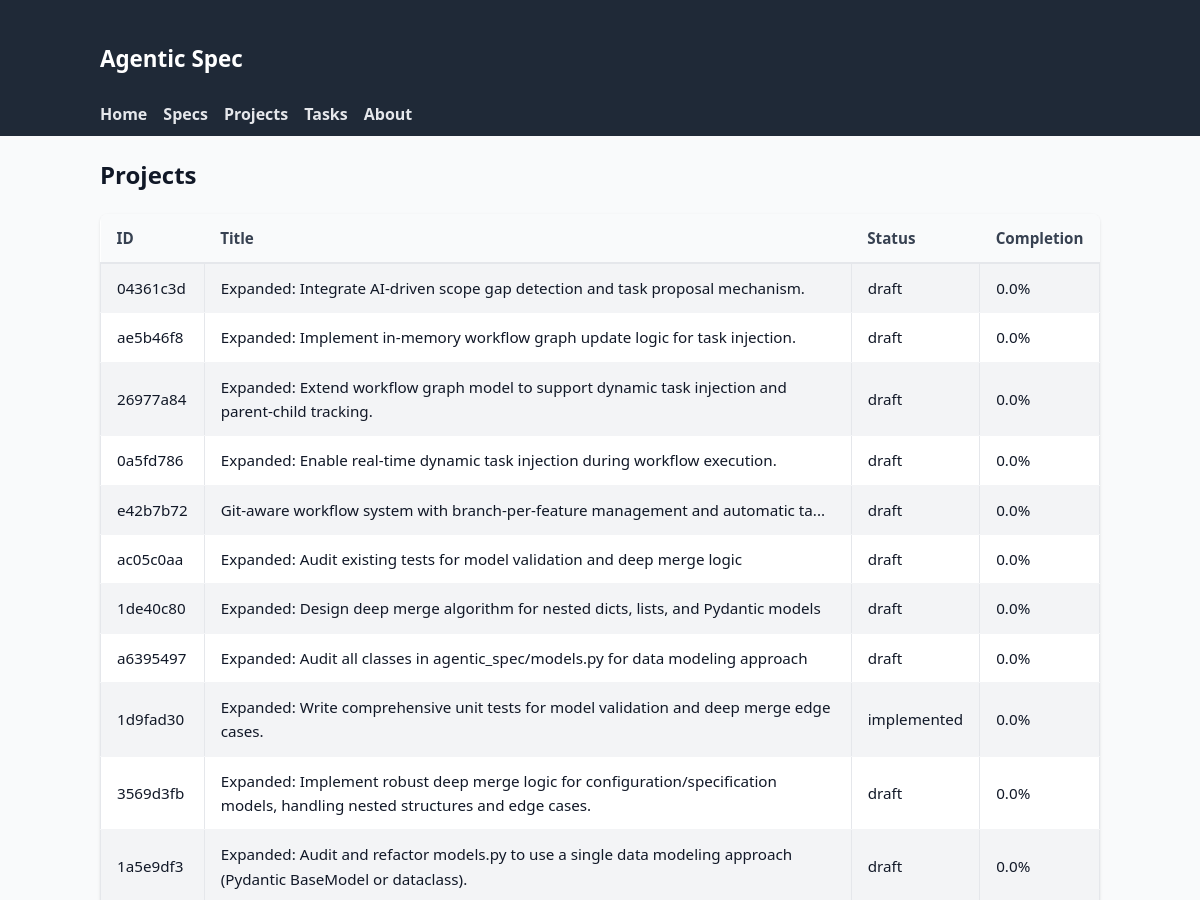
Page /projects (upper part) on the earlier database version.
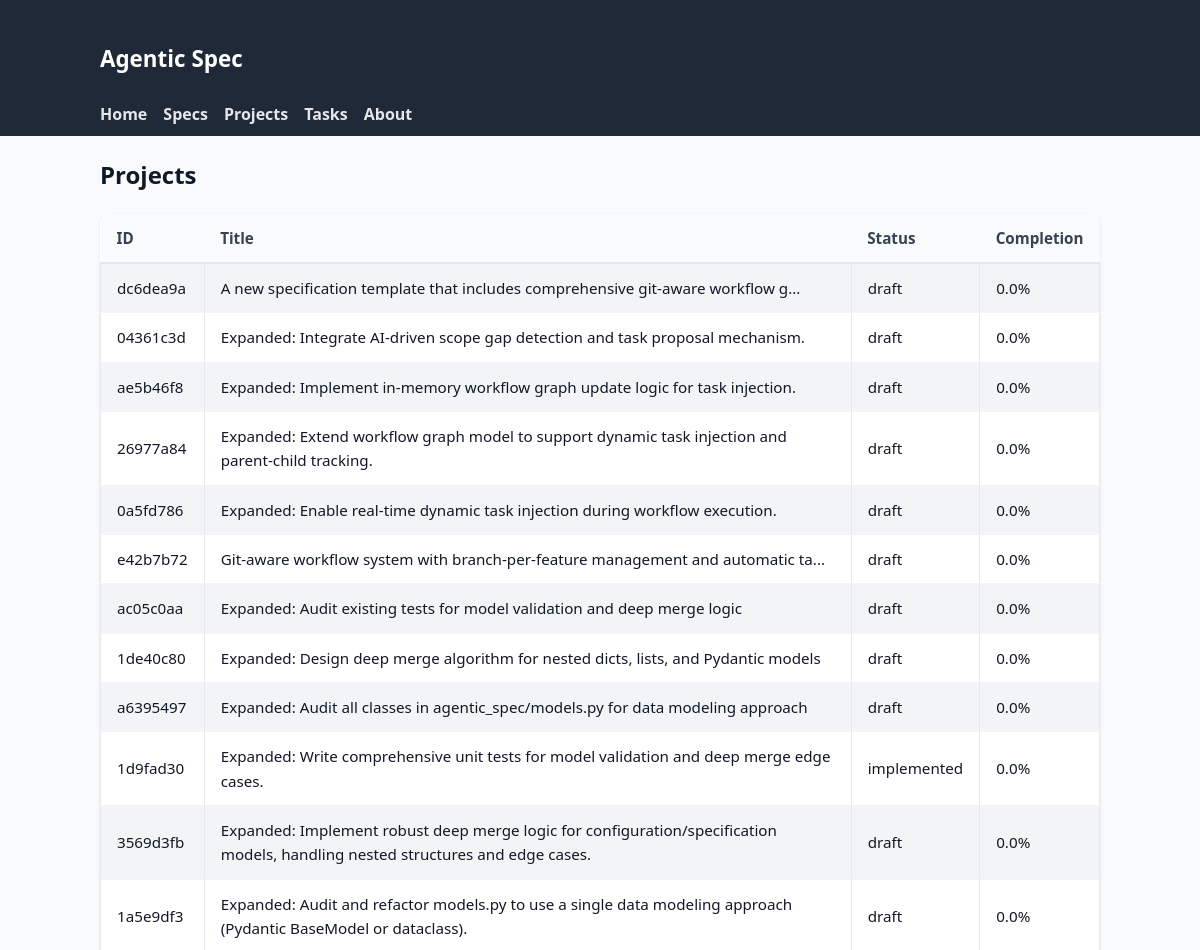
Same page on the later database version.
### tables this page shows
CREATE TABLE specifications (
                id TEXT PRIMARY KEY,
                title TEXT NOT NULL,
                inherits TEXT DEFAULT '[]',
                created TIMESTAMP NOT NULL,
                updated TIMESTAMP NOT NULL,
                version TEXT NOT NULL,
                status TEXT NOT NULL,
                parent_spec_id TEXT,
                child_spec_ids TEXT DEFAULT '[]',
                context TEXT NOT NULL,
                requirements TEXT NOT NULL,
                review_notes TEXT DEFAULT '[]',
                context_parameters TEXT,
                -- Enhanced tracking fields
                workflow_status TEXT DEFAULT 'created',
                is_completed BOOLEAN DEFAULT FALSE,
                completed_at TIMESTAMP,
                last_accessed TIMESTAMP,
                completion_percentage REAL DEFAULT 0.0,
                priority INTEGER DEFAULT 5,
                -- Lifecycle timestamps
                reviewed_at TIMESTAMP,
                approved_at TIMESTAMP,
                implemented_at TIMESTAMP,
                -- Metadata tracking
                created_by TEXT DEFAULT 'system',
                last_updated_by TEXT DEFAULT 'system',
                tags TEXT DEFAULT '[]'
            );

### agentic_spec/web_ui.py (the view)
@app.get("/projects", response_class=HTMLResponse)
async def list_projects(request: Request):
    async with await get_db_manager() as manager:
        specs = await manager.backend.list_specifications()
        projects = []
        for spec in specs:
            projects.append(
                {
                    "id": spec.id,
                    "title": spec.title,
                    "status": spec.status.value,
                    "workflow_status": spec.workflow_status.value,
                    "created": spec.created,
                    "updated": spec.updated,
                    "completion_percentage": spec.completion_percentage,
                    "is_completed": spec.is_completed,
                    "priority": spec.priority,
                    "tags": spec.tags,
                }
            )
        ctx = base_context(request, title="Projects")
        ctx["projects"] = projects
        return templates.TemplateResponse("project_list.html", ctx)

### agentic_spec/web_templates/project_list.html
{% extends 'base.html' %}
{% block content %}
<h2>Projects</h2>
<table>
  <thead>
    <tr>
      <th>ID</th>
      <th>Title</th>
      <th>Status</th>
      <th>Completion</th>
    </tr>
  </thead>
  <tbody>
    {% for p in projects %}
    <tr>
      <td><a href="/specs/{{ p.id }}">{{ p.id }}</a></td>
      <td><a href="/specs/{{ p.id }}">{{ p.title }}</a></td>
      <td><a href="/specs/{{ p.id }}">{{ p.status }}</a></td>
      <td>{{ p.completion_percentage }}%</td>
    </tr>
    {% else %}
    <tr><td colspan="4">No projects available.</td></tr>
    {% endfor %}
  </tbody>
</table>
{% endblock %}

Differences in the rows shown:
added specifications: id "dc6dea9a", title "A new specification template that includes comprehensive git-aware workflow g...", status "draft", completion_percentage "0.0"
